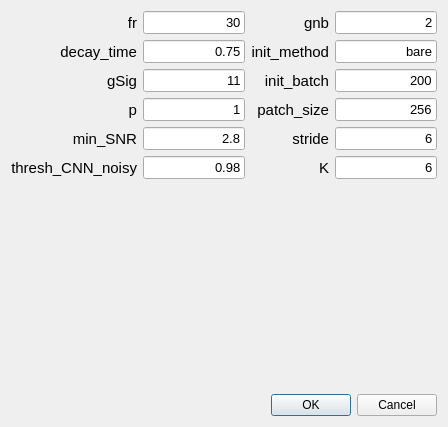
<?xml version="1.0" encoding="UTF-8"?>
<ui version="4.0">
 <class>Dialog</class>
 <widget class="QDialog" name="Dialog">
  <property name="geometry">
   <rect>
    <x>0</x>
    <y>0</y>
    <width>448</width>
    <height>427</height>
   </rect>
  </property>
  <property name="windowTitle">
   <string>Dialog</string>
  </property>
  <layout class="QGridLayout" name="gridLayout_2">
   <item row="0" column="0" colspan="2">
    <layout class="QGridLayout" name="gridLayout">
     <item row="0" column="0">
      <widget class="QLabel" name="order">
       <property name="font">
        <font>
         <pointsize>11</pointsize>
        </font>
       </property>
       <property name="toolTip">
        <string>order of the autoregressive system</string>
       </property>
       <property name="statusTip">
        <string/>
       </property>
       <property name="whatsThis">
        <string/>
       </property>
       <property name="text">
        <string>fr</string>
       </property>
       <property name="alignment">
        <set>Qt::AlignRight|Qt::AlignTrailing|Qt::AlignVCenter</set>
       </property>
      </widget>
     </item>
     <item row="0" column="1">
      <widget class="QLineEdit" name="lineEdit">
       <property name="font">
        <font>
         <pointsize>10</pointsize>
        </font>
       </property>
       <property name="text">
        <string>30</string>
       </property>
       <property name="alignment">
        <set>Qt::AlignRight|Qt::AlignTrailing|Qt::AlignVCenter</set>
       </property>
      </widget>
     </item>
     <item row="0" column="2">
      <widget class="QLabel" name="order_7">
       <property name="font">
        <font>
         <pointsize>11</pointsize>
        </font>
       </property>
       <property name="toolTip">
        <string>merging threshold, max correlation allowed</string>
       </property>
       <property name="whatsThis">
        <string/>
       </property>
       <property name="text">
        <string>gnb</string>
       </property>
       <property name="alignment">
        <set>Qt::AlignRight|Qt::AlignTrailing|Qt::AlignVCenter</set>
       </property>
      </widget>
     </item>
     <item row="0" column="3">
      <widget class="QLineEdit" name="lineEdit_7">
       <property name="font">
        <font>
         <pointsize>10</pointsize>
        </font>
       </property>
       <property name="text">
        <string>2</string>
       </property>
       <property name="alignment">
        <set>Qt::AlignRight|Qt::AlignTrailing|Qt::AlignVCenter</set>
       </property>
      </widget>
     </item>
     <item row="1" column="0">
      <widget class="QLabel" name="order_2">
       <property name="font">
        <font>
         <pointsize>11</pointsize>
        </font>
       </property>
       <property name="whatsThis">
        <string/>
       </property>
       <property name="text">
        <string>decay_time</string>
       </property>
       <property name="alignment">
        <set>Qt::AlignRight|Qt::AlignTrailing|Qt::AlignVCenter</set>
       </property>
      </widget>
     </item>
     <item row="1" column="1">
      <widget class="QLineEdit" name="lineEdit_2">
       <property name="font">
        <font>
         <pointsize>10</pointsize>
        </font>
       </property>
       <property name="text">
        <string>0.75</string>
       </property>
       <property name="alignment">
        <set>Qt::AlignRight|Qt::AlignTrailing|Qt::AlignVCenter</set>
       </property>
      </widget>
     </item>
     <item row="1" column="2">
      <widget class="QLabel" name="order_8">
       <property name="font">
        <font>
         <pointsize>11</pointsize>
        </font>
       </property>
       <property name="toolTip">
        <string>merging threshold, max correlation allowed</string>
       </property>
       <property name="whatsThis">
        <string/>
       </property>
       <property name="text">
        <string>init_method</string>
       </property>
       <property name="alignment">
        <set>Qt::AlignRight|Qt::AlignTrailing|Qt::AlignVCenter</set>
       </property>
      </widget>
     </item>
     <item row="1" column="3">
      <widget class="QLineEdit" name="lineEdit_8">
       <property name="font">
        <font>
         <pointsize>10</pointsize>
        </font>
       </property>
       <property name="text">
        <string>bare</string>
       </property>
       <property name="alignment">
        <set>Qt::AlignRight|Qt::AlignTrailing|Qt::AlignVCenter</set>
       </property>
      </widget>
     </item>
     <item row="2" column="0">
      <widget class="QLabel" name="order_3">
       <property name="font">
        <font>
         <pointsize>11</pointsize>
        </font>
       </property>
       <property name="toolTip">
        <string>gaussian width of a 2D gaussian kernel, which approximates a neuron</string>
       </property>
       <property name="whatsThis">
        <string/>
       </property>
       <property name="text">
        <string>gSig</string>
       </property>
       <property name="alignment">
        <set>Qt::AlignRight|Qt::AlignTrailing|Qt::AlignVCenter</set>
       </property>
      </widget>
     </item>
     <item row="2" column="1">
      <widget class="QLineEdit" name="lineEdit_3">
       <property name="font">
        <font>
         <pointsize>10</pointsize>
        </font>
       </property>
       <property name="text">
        <string>11</string>
       </property>
       <property name="alignment">
        <set>Qt::AlignRight|Qt::AlignTrailing|Qt::AlignVCenter</set>
       </property>
      </widget>
     </item>
     <item row="2" column="2">
      <widget class="QLabel" name="order_9">
       <property name="font">
        <font>
         <pointsize>11</pointsize>
        </font>
       </property>
       <property name="toolTip">
        <string>merging threshold, max correlation allowed</string>
       </property>
       <property name="whatsThis">
        <string/>
       </property>
       <property name="text">
        <string>init_batch</string>
       </property>
       <property name="alignment">
        <set>Qt::AlignRight|Qt::AlignTrailing|Qt::AlignVCenter</set>
       </property>
      </widget>
     </item>
     <item row="2" column="3">
      <widget class="QLineEdit" name="lineEdit_9">
       <property name="font">
        <font>
         <pointsize>10</pointsize>
        </font>
       </property>
       <property name="text">
        <string>200</string>
       </property>
       <property name="alignment">
        <set>Qt::AlignRight|Qt::AlignTrailing|Qt::AlignVCenter</set>
       </property>
      </widget>
     </item>
     <item row="3" column="0">
      <widget class="QLabel" name="order_4">
       <property name="font">
        <font>
         <pointsize>11</pointsize>
        </font>
       </property>
       <property name="toolTip">
        <string>average diameter of a neuron, in general 4*gSig+1</string>
       </property>
       <property name="whatsThis">
        <string/>
       </property>
       <property name="text">
        <string>p</string>
       </property>
       <property name="alignment">
        <set>Qt::AlignRight|Qt::AlignTrailing|Qt::AlignVCenter</set>
       </property>
      </widget>
     </item>
     <item row="3" column="1">
      <widget class="QLineEdit" name="lineEdit_4">
       <property name="font">
        <font>
         <pointsize>10</pointsize>
        </font>
       </property>
       <property name="text">
        <string>1</string>
       </property>
       <property name="alignment">
        <set>Qt::AlignRight|Qt::AlignTrailing|Qt::AlignVCenter</set>
       </property>
      </widget>
     </item>
     <item row="3" column="2">
      <widget class="QLabel" name="order_11">
       <property name="font">
        <font>
         <pointsize>11</pointsize>
        </font>
       </property>
       <property name="toolTip">
        <string>average diameter of a neuron, in general 4*gSig+1</string>
       </property>
       <property name="whatsThis">
        <string/>
       </property>
       <property name="text">
        <string>patch_size</string>
       </property>
       <property name="alignment">
        <set>Qt::AlignRight|Qt::AlignTrailing|Qt::AlignVCenter</set>
       </property>
      </widget>
     </item>
     <item row="3" column="3">
      <widget class="QLineEdit" name="lineEdit_10">
       <property name="font">
        <font>
         <pointsize>10</pointsize>
        </font>
       </property>
       <property name="text">
        <string>256</string>
       </property>
       <property name="alignment">
        <set>Qt::AlignRight|Qt::AlignTrailing|Qt::AlignVCenter</set>
       </property>
      </widget>
     </item>
     <item row="4" column="0">
      <widget class="QLabel" name="order_5">
       <property name="font">
        <font>
         <pointsize>11</pointsize>
        </font>
       </property>
       <property name="toolTip">
        <string>possibility to seed with predetermined binary masks</string>
       </property>
       <property name="whatsThis">
        <string/>
       </property>
       <property name="text">
        <string>min_SNR</string>
       </property>
       <property name="alignment">
        <set>Qt::AlignRight|Qt::AlignTrailing|Qt::AlignVCenter</set>
       </property>
      </widget>
     </item>
     <item row="4" column="1">
      <widget class="QLineEdit" name="lineEdit_5">
       <property name="font">
        <font>
         <pointsize>10</pointsize>
        </font>
       </property>
       <property name="text">
        <string>2.8</string>
       </property>
       <property name="alignment">
        <set>Qt::AlignRight|Qt::AlignTrailing|Qt::AlignVCenter</set>
       </property>
      </widget>
     </item>
     <item row="4" column="2">
      <widget class="QLabel" name="order_12">
       <property name="font">
        <font>
         <pointsize>11</pointsize>
        </font>
       </property>
       <property name="toolTip">
        <string>possibility to seed with predetermined binary masks</string>
       </property>
       <property name="whatsThis">
        <string/>
       </property>
       <property name="text">
        <string>stride</string>
       </property>
       <property name="alignment">
        <set>Qt::AlignRight|Qt::AlignTrailing|Qt::AlignVCenter</set>
       </property>
      </widget>
     </item>
     <item row="4" column="3">
      <widget class="QLineEdit" name="lineEdit_11">
       <property name="font">
        <font>
         <pointsize>10</pointsize>
        </font>
       </property>
       <property name="text">
        <string>6</string>
       </property>
       <property name="alignment">
        <set>Qt::AlignRight|Qt::AlignTrailing|Qt::AlignVCenter</set>
       </property>
      </widget>
     </item>
     <item row="5" column="0">
      <widget class="QLabel" name="order_6">
       <property name="font">
        <font>
         <pointsize>11</pointsize>
        </font>
       </property>
       <property name="toolTip">
        <string>merging threshold, max correlation allowed</string>
       </property>
       <property name="whatsThis">
        <string/>
       </property>
       <property name="text">
        <string>thresh_CNN_noisy</string>
       </property>
       <property name="alignment">
        <set>Qt::AlignRight|Qt::AlignTrailing|Qt::AlignVCenter</set>
       </property>
      </widget>
     </item>
     <item row="5" column="1">
      <widget class="QLineEdit" name="lineEdit_6">
       <property name="font">
        <font>
         <pointsize>10</pointsize>
        </font>
       </property>
       <property name="text">
        <string>0.98</string>
       </property>
       <property name="alignment">
        <set>Qt::AlignRight|Qt::AlignTrailing|Qt::AlignVCenter</set>
       </property>
      </widget>
     </item>
     <item row="5" column="2">
      <widget class="QLabel" name="order_10">
       <property name="font">
        <font>
         <pointsize>11</pointsize>
        </font>
       </property>
       <property name="toolTip">
        <string>merging threshold, max correlation allowed</string>
       </property>
       <property name="whatsThis">
        <string/>
       </property>
       <property name="text">
        <string>K</string>
       </property>
       <property name="alignment">
        <set>Qt::AlignRight|Qt::AlignTrailing|Qt::AlignVCenter</set>
       </property>
      </widget>
     </item>
     <item row="5" column="3">
      <widget class="QLineEdit" name="lineEdit_12">
       <property name="font">
        <font>
         <pointsize>10</pointsize>
        </font>
       </property>
       <property name="text">
        <string>6</string>
       </property>
       <property name="alignment">
        <set>Qt::AlignRight|Qt::AlignTrailing|Qt::AlignVCenter</set>
       </property>
      </widget>
     </item>
    </layout>
   </item>
   <item row="1" column="0" colspan="2">
    <widget class="QWidget" name="widget_2" native="true">
     <property name="sizePolicy">
      <sizepolicy hsizetype="Expanding" vsizetype="Expanding">
       <horstretch>0</horstretch>
       <verstretch>0</verstretch>
      </sizepolicy>
     </property>
     <property name="minimumSize">
      <size>
       <width>0</width>
       <height>100</height>
      </size>
     </property>
    </widget>
   </item>
   <item row="2" column="0">
    <widget class="QWidget" name="widget_3" native="true">
     <property name="sizePolicy">
      <sizepolicy hsizetype="Preferred" vsizetype="Minimum">
       <horstretch>0</horstretch>
       <verstretch>0</verstretch>
      </sizepolicy>
     </property>
     <property name="minimumSize">
      <size>
       <width>250</width>
       <height>0</height>
      </size>
     </property>
     <property name="maximumSize">
      <size>
       <width>16777215</width>
       <height>250</height>
      </size>
     </property>
    </widget>
   </item>
   <item row="2" column="1">
    <widget class="QDialogButtonBox" name="buttonBox">
     <property name="orientation">
      <enum>Qt::Horizontal</enum>
     </property>
     <property name="standardButtons">
      <set>QDialogButtonBox::Cancel|QDialogButtonBox::Ok</set>
     </property>
    </widget>
   </item>
  </layout>
 </widget>
 <resources/>
 <connections>
  <connection>
   <sender>buttonBox</sender>
   <signal>accepted()</signal>
   <receiver>Dialog</receiver>
   <slot>accept()</slot>
   <hints>
    <hint type="sourcelabel">
     <x>248</x>
     <y>254</y>
    </hint>
    <hint type="destinationlabel">
     <x>157</x>
     <y>274</y>
    </hint>
   </hints>
  </connection>
  <connection>
   <sender>buttonBox</sender>
   <signal>rejected()</signal>
   <receiver>Dialog</receiver>
   <slot>reject()</slot>
   <hints>
    <hint type="sourcelabel">
     <x>316</x>
     <y>260</y>
    </hint>
    <hint type="destinationlabel">
     <x>286</x>
     <y>274</y>
    </hint>
   </hints>
  </connection>
 </connections>
</ui>
